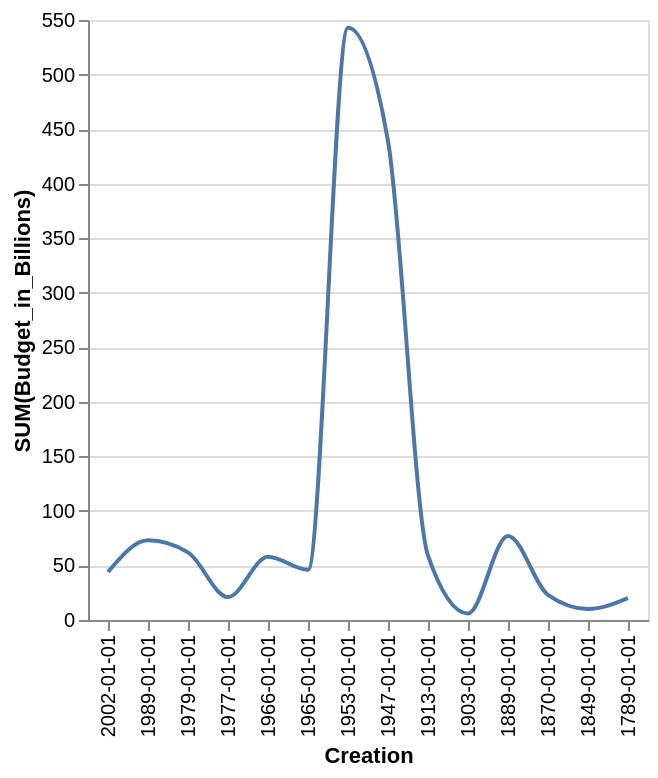

Source (Vega-Lite JSON):
### Vega-Lite specification from a JSON file in a GitHub repository (floating-point values rounded to 4 significant figures)
{"data": {"values": [{"x_data": "2002-01-01", "y_data": 44}, {"x_data": "1989-01-01", "y_data": 73}, {"x_data": "1979-01-01", "y_data": 62}, {"x_data": "1977-01-01", "y_data": 21}, {"x_data": "1966-01-01", "y_data": 58}, {"x_data": "1965-01-01", "y_data": 46}, {"x_data": "1953-01-01", "y_data": 543}, {"x_data": "1947-01-01", "y_data": 439}, {"x_data": "1913-01-01", "y_data": 59}, {"x_data": "1903-01-01", "y_data": 6}, {"x_data": "1889-01-01", "y_data": 77}, {"x_data": "1870-01-01", "y_data": 23}, {"x_data": "1849-01-01", "y_data": 10}, {"x_data": "1789-01-01", "y_data": 20}]}, "mark": {"type": "line", "interpolate": "monotone"}, "encoding": {"x": {"field": "x_data", "type": "nominal", "title": "Creation", "sort": "descending"}, "y": {"field": "y_data", "type": "quantitative", "title": "SUM(Budget_in_Billions)"}}}
